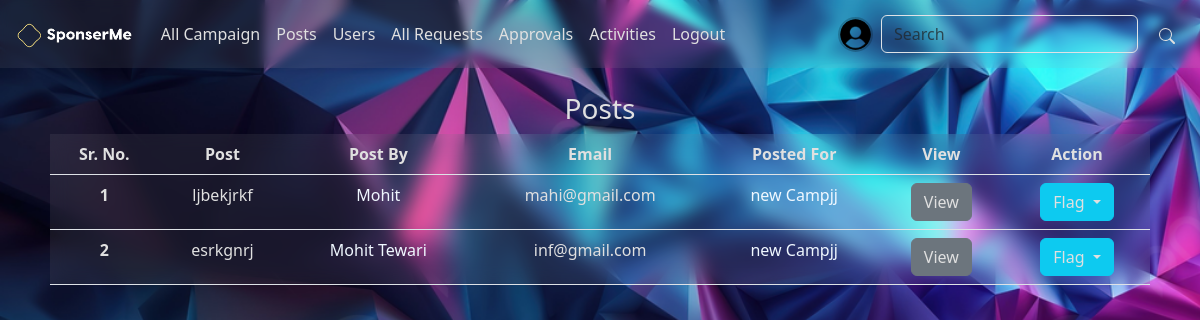
Page /admin/posts (signed in) on the committed database.
### application/modals.py (models this page shows, shortened)
class User(db.Model, UserMixin):
    user_id = db.Column(db.Integer, autoincrement = True, primary_key=True)
    email = db.Column(db.String(255), unique=True)
    password = db.Column(db.String, nullable=False)
    active_flag = db.Column(db.Boolean, default = False, nullable = False)
    profile = db.Column(db.String, nullable = True, default = 'user.png')
    flag = db.Column(db.Boolean, nullable = False, default = False)
    flag_reason = db.Column(db.String, nullable = True)
    wallet_balance = db.Column(db.Integer, nullable = False, default = 0)

class Posts(db.Model):
    post_id = db.Column(db.Integer, primary_key=True, autoincrement=True)
    post_by = db.Column(db.Integer, db.ForeignKey("influencer.influencer_id"), nullable=False)
    post_for = db.Column(db.Integer, db.ForeignKey("requests.request_id"), nullable=False)
    post_title = db.Column(db.String, nullable=False)
    desc = db.Column(db.String, nullable=False)
    image_path = db.Column(db.String, nullable=True, default='user.png')
    flag = db.Column(db.Boolean, nullable=False, default=False)
    flag_reason = db.Column(db.String, nullable=True)
    suggestion = db.Column(db.String, nullable=True)
    approved = db.Column(db.Boolean, nullable=False, default=False)
    visibility = db.Column(db.Boolean)
    influencer = db.relationship('Influencer', backref=db.backref('posts', cascade="all, delete-orphan"))
    request = db.relationship('Requests', backref=db.backref('posts', cascade="all, delete-orphan"))

class Influencer(db.Model):
    influencer_id = db.Column(db.Integer, db.ForeignKey('user.user_id'), primary_key=True)
    name = db.Column(db.String, nullable = False)
    category = db.Column(db.String, nullable = False)
    niche = db.Column(db.String, nullable = False)
    about = db.Column(db.String, nullable = True)
    user = db.relationship('User', backref=db.backref('influencers', cascade="all, delete-orphan"))

class Campaign(db.Model):
    campaign_id = db.Column(db.Integer, primary_key=True, autoincrement = True)
    campaign_by = db.Column(db.Integer, db.ForeignKey("sponser.sponser_id"), nullable = False)
    campaign_name = db.Column(db.String, unique=True)
    desc = db.Column(db.String, nullable=False)
    requirements = db.Column(db.String, nullable=False)
    start_date = db.Column(db.DateTime, nullable=False, default = datetime.utcnow())
    end_date = db.Column(db.DateTime, nullable=False)
    budget = db.Column(db.Integer, nullable=True)
    visibility = db.Column(db.Boolean)
    goals = db.Column(db.String, nullable=True)
    image_path = db.Column(db.String, nullable=True, default = 'user.png')
    flag = db.Column(db.Boolean, nullable = False, default = False)
    flag_reason = db.Column(db.String, nullable = True)
    sponser = db.relationship('Sponser', backref = db.backref('campaigns', cascade = "all, delete-orphan"))

### application/controllers/admin.py (the view)
@admin.route('/posts', methods = ["GET","POST"])
@login_required
def posts():
    if not is_admin(current_user.user_id):
        raise UserError(401, "Not Authorised")
    roles = user_roles(current_user.user_id)
    posts = Posts.query.all()
    return render_template('uni/posts_dash.html', page = 'Posts', roles = roles, posts = posts)

### application/form.py
class SeachForm(FlaskForm):
    search = StringField('Search for: ')
    submit = SubmitField()

### app.py (called while the page is built)
@app.context_processor
def base():
    from application.form import SeachForm
    form = SeachForm()
    return dict(search_form = form)

### application/controllers/auth.py (called while the page is built)
@login_manager.user_loader
def load_user(user_id):
    return User.query.get(int(user_id))

### application/get_roles.py (called while the page is built)
def user_roles(user_id):
    roles = UserRoles.query.filter_by(user_id = user_id).all()
    available_roles = {1: 'Admin', 2: 'Influencer', 3: 'Sponser'}
    user_roles = [available_roles[role.role_id] for role in roles]
    return user_roles

def is_admin(user_id):
    if 'Admin' in user_roles(user_id):
        return True
    return False

### application/templates/uni/posts_dash.html (shortened to what this page needs)
{% extends 'base.html' %}
{% block content %}
<center>
    <h3>{{page}}</h3>
    <div class="contatiner" style="max-width: 1100px;">
    <table class="table " style="text-align: center;">
        <thead >
        <tr>
            <th scope="col">Sr. No.</th>
            <th scope="col">Post</th>
            <th scope="col">Post By</th>
            <th scope="col">Email</th>
            <th scope="col">Posted For</th>
            <th scope="col">View</th>
            <th scope="col">Action</th>
        </tr>
        </thead>
        <tbody>
        {% for post in posts%}
        <tr>
            <th scope="row">{{loop.index}}</th>
            <td>{{post.post_title}}</td>
            <td><a href="/get/{{post.post_by}}" class="link-secondary link-offset-2 link-offset-3-hover link-underline link-underline-opacity-0 link-underline-opacity-75-hover">{{post.influencer.name}}</a></td>
            <td>{{post.influencer.user.email}}</td>
            <td><a href="/view/{{post.request.campaign.campaign_id}}" class="link-secondary link-offset-2 link-offset-3-hover link-underline link-underline-opacity-0 link-underline-opacity-75-hover">{{post.request.campaign.campaign_name}}</a></td>
            <td><a href="/view/post/{{post.post_id}}" class="btn btn-secondary">View</a></td>
            <td>
                {%if 'Admin' in roles%}
                    {%if post.flag %}
                        <div id="flag_cont{{post.post_id}}">
                            <button type="button" class="btn btn-danger" id="post{{post.post_id}}" onclick="flag_post('{{post.post_id}}', 'none')">Un-Flag</button>
                        </div>
                    {%else%}
                        <div id="flag_cont{{post.post_id}}">
                            <div class="btn-group">
                                <button type="button" class="btn btn-info dropdown-toggle" data-bs-toggle="dropdown" aria-expanded="false">
                                    <span id="post{{post.post_id}}">Flag</span>
                                </button>
                            </div>
                        </div>
                    {%endif%}
                {%endif%}
            </td>
        </tr>
        {%endfor%}
        </tbody>
    </table>
    </div>
</center>
{%endblock%}

### application/templates/navbar.html (shortened to what this page needs)
<nav class="navbar navbar-expand-lg sticky-sm-top" style="background-color: rgba(179, 179, 179, .1); backdrop-filter: blur(5px);">
  <div class="container-fluid">
    {% if page in ['Admin Login', 'login', 'Admin Registeration', 'register', 'Welcome'] %}
      <a class="navbar-brand" href="{{url_for('home.landing_page')}}">
        <img src="/st/img/logo-transperent-white.png" alt="Logo" height="30" class="d-inline-block align-text-top">
      </a>
      <div class="collapse navbar-collapse" id="navbarSupportedContent" >
        <ul class="navbar-nav me-auto mb-2 mb-lg-0">
          <li class="nav-item">
            <a class="nav-link" href="{{url_for('user_auth.adminLogin')}}">Admin? Login here</a>
          </li>
        </ul>
      </div>
    {%else%}
      <a class="navbar-brand" href="{{url_for('home.dashboard')}}">
        <img src="/st/img/logo-transperent-white.png" alt="Logo" height="30" class="d-inline-block align-text-top">
      </a>
    {%endif%}
    {% if page not in ['Admin Login', 'login', 'Admin Registeration', 'register', 'Welcome'] %}
    <div class="collapse navbar-collapse" id="navbarSupportedContent" >
      <ul class="navbar-nav me-auto mb-2 mb-lg-0">
        {%if 'Admin' in roles%}
          <li class="nav-item">
            <a class="nav-link" href="{{url_for('admin.admin_dashboard')}}">All Campaign</a>
          </li>
          <li class="nav-item">
            <a class="nav-link" href="{{url_for('admin.posts')}}">Posts</a>
          </li>
          <li class="nav-item">
            <a class="nav-link" href="{{url_for('admin.users')}}">Users</a>
          </li>
          <li class="nav-item">
            <a class="nav-link" href="{{url_for('admin.requests')}}">All Requests</a>
          </li>
          <li class="nav-item">
            <a class="nav-link" href="{{url_for('admin.approvals')}}">Approvals</a>
          </li>
          <li class="nav-item">
            <a class="nav-link" href="{{url_for('admin.activities')}}">Activities</a>
          </li>
          {%endif%}
          <li class="nav-item">
            <a class="nav-link" href="{{url_for('user_auth.logout')}}">Logout</a>
          </li>
        </ul>
      <ul class="navbar-nav ">
        <li class="nav-item">
          <a class="nav-link" href="/get/{{current_user.user_id}}"><img src="/st/uploads/{{current_user.profile}}" alt="Profile" height="35" width="35" style="border-radius: 50%; border: 2px solid rgba(0,0,0,.2); object-fit: cover;" class="d-inline-block align-text-top"></a>
        </li>
      </ul>
      <form class="d-flex" role="search" method="post" action="{{url_for('home.search')}}">
        <input class="form-control me-2" type="search" placeholder="Search" name="search" aria-label="Search">
        <button class="btn" name="submit"><svg xmlns="http://www.w3.org/2000/svg" width="16" height="16" fill="currentColor" class="bi bi-search" viewBox="0 0 16 16"><path d="M11.742 10.344a6.5 6.5 0 1 0-1.397 1.398h-.001q.044.06.098.115l3.85 3.85a1 1 0 0 0 1.415-1.414l-3.85-3.85a1 1 0 0 0-.115-.1zM12 6.5a5.5 5.5 0 1 1-11 0 5.5 5.5 0 0 1 11 0"/></svg></button>
      </form>
    </div>
    {%endif%}
  </div>
</nav>

### application/static/css/base.css (style rules this page uses)
.table { --bs-table-bg: rgba(179, 179, 179, .1) !important; backdrop-filter: blur(10px); }
* { box-sizing: border-box; color: #E0E0E0 !important; user-select: none; }
.link-secondary { color: aliceblue !important; }
.form-control { background: none; }

### rows in the picture
User: profile (placeholder picture)
Posts: post_title "ljbekjrkf", influencer.name "Mohit", influencer.user.email "mahi@gmail.com", request.campaign.campaign_name "new Campjj"
Posts: post_title "esrkgnrj", influencer.name "Mohit Tewari", influencer.user.email "inf@gmail.com", request.campaign.campaign_name "new Campjj"

### other values in the picture
{{ page }} "Posts"
